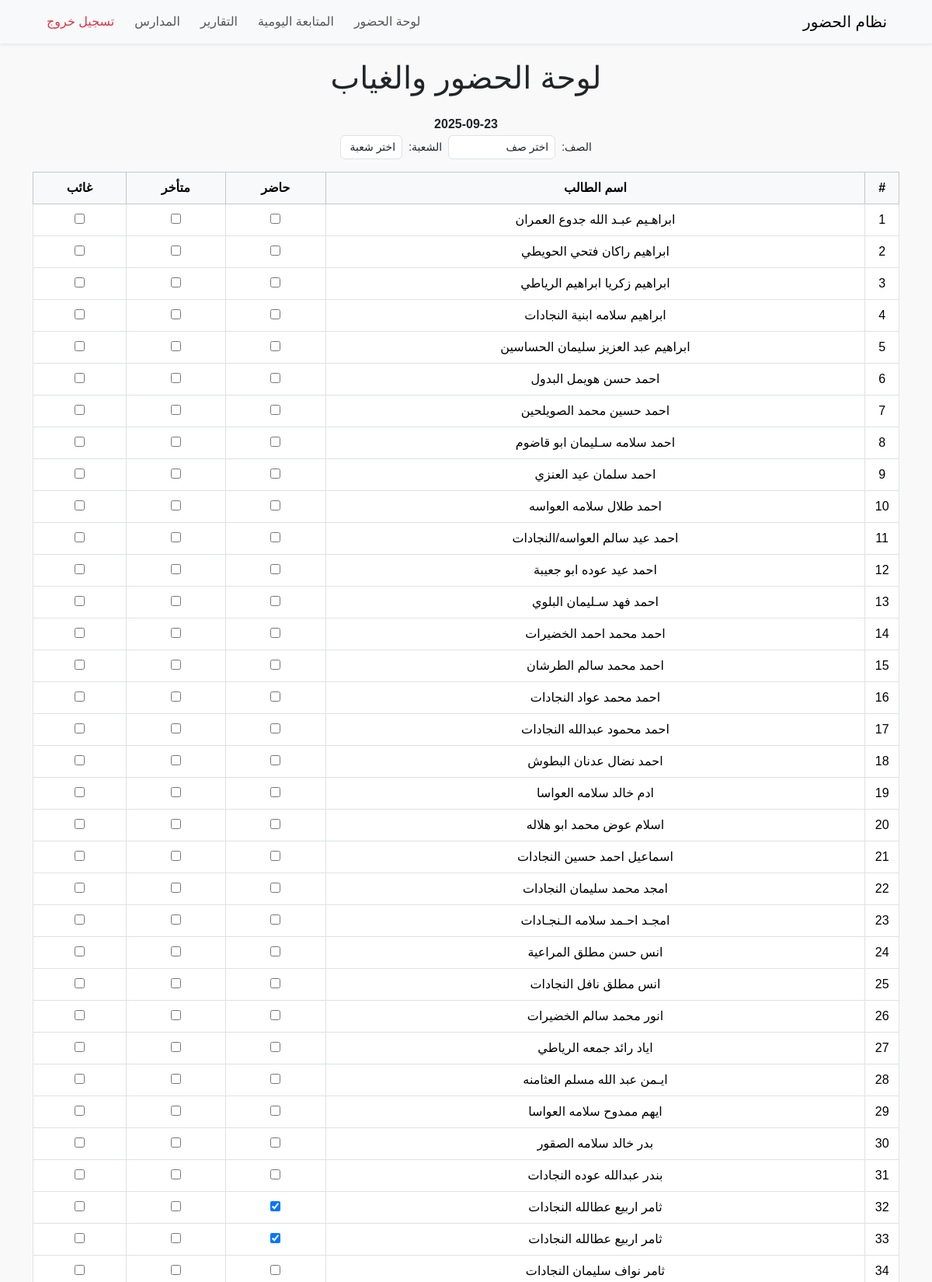
The page / (signed in, upper part) on the database its author committed.
### tables this page shows
CREATE TABLE students (
    id INTEGER PRIMARY KEY AUTOINCREMENT,
    student_name TEXT NOT NULL,
    username TEXT,
    password TEXT
, class_name TEXT, section TEXT, school_id INTEGER REFERENCES schools(id), class_id INTEGER REFERENCES teacher_classes(id));

CREATE TABLE attendance (
    id INTEGER PRIMARY KEY AUTOINCREMENT,
    student_id INTEGER NOT NULL,
    date TEXT NOT NULL,
    status TEXT NOT NULL, school_id INTEGER, teacher_id INTEGER,  -- 'present', 'late', 'absent'
    FOREIGN KEY(student_id) REFERENCES students(id)
);

### attendance.py (the view)
@login_required
def dashboard():
    school_id = session.get("school_id")
    teacher_id = session.get("user", {}).get("id")  # ✅ نستخدم id المعلم من الجلسة
    if not school_id or not teacher_id:
        return redirect(url_for("login"))
    conn = get_db_connection()
    today = date.today().isoformat()
    students = conn.execute('''
        SELECT s.id, s.student_name, s.class_name, s.section, a.status
        FROM students s
        LEFT JOIN attendance a
        ON s.id = a.student_id AND a.date = ? AND a.school_id=? AND a.teacher_id=?
        WHERE s.school_id=?
        ORDER BY s.student_name
    ''', (today, school_id, teacher_id, school_id)).fetchall()
    classes = sorted(set([row["class_name"] for row in students if row["class_name"]]))
    sections = sorted(set([row["section"] for row in students if row["section"]]))
    conn.close()
    return render_template(
        'dashboard.html',
        students=students,
        today=today,
        classes=classes,
        sections=sections
    )

### auth.py (called while the page is built)
def login_required(f):
    @wraps(f)
    def decorated_function(*args, **kwargs):
        if 'user' not in session:
            return redirect(url_for('login'))
        return f(*args, **kwargs)
    return decorated_function

### db.py (called while the page is built)
def get_db_connection():
    conn = sqlite3.connect(DB_NAME)
    conn.row_factory = sqlite3.Row
    return conn

### templates/dashboard.html
{% include 'partials/header.html' %}
{% include 'partials/navbar.html' %}
<main>
    <h1 class="text-center mb-4">لوحة الحضور والغياب</h1>
    {% include 'partials/dashboard_table.html' %}
</main>
{% include 'partials/footer.html' %}

### templates/partials/dashboard_table.html (shortened to what this page needs)
<div class="container mt-4 header-row">
    <div class="d-flex justify-content-between mb-3 align-items-center">
        <div id="today">
            {{ today }}
        </div>
        <div>
            <label>الصف:</label>
            <select id="classSelect" class="form-select d-inline-block w-auto">
                <option value="">اختر صف</option>
            </select>
            <label>الشعبة:</label>
            <select id="sectionSelect" class="form-select d-inline-block w-auto">
                <option value="">اختر شعبة</option>
            </select>
        </div>
    </div>
    <table class="table table-bordered text-center" id="attendanceTable">
        <thead class="table-light sticky-top">
            <tr>
                <th style="width:40px">#</th>
                <th>اسم الطالب</th>
                <th>حاضر</th>
                <th>متأخر</th>
                <th>غائب</th>
            </tr>
        </thead>
        <tbody>
            {% for student in students|sort(attribute='student_name') %}
            <tr data-class="{{ student.class_name }}" data-section="{{ student.section }}">
                <td class="row-number"></td>
                <td>{{ student.student_name }}</td>
                <td>
                    <input type="checkbox" class="attendance-checkbox"
                           data-student-id="{{ student.id }}"
                           data-status="present"
                           {% if student.status == 'present' %}checked{% endif %}>
                </td>
                <td>
                    <input type="checkbox" class="attendance-checkbox"
                           data-student-id="{{ student.id }}"
                           data-status="late"
                           {% if student.status == 'late' %}checked{% endif %}>
                </td>
                <td>
                    <input type="checkbox" class="attendance-checkbox"
                           data-student-id="{{ student.id }}"
                           data-status="absent"
                           {% if student.status == 'absent' %}checked{% endif %}>
                </td>
            </tr>
            {% endfor %}
        </tbody>
    </table>
</div>

### static/css/style.css (style rules this page uses)
html, body { height: 100%; margin: 0; padding: 0; }
body { font-family: 'Tajawal', sans-serif; background-color: #f9f9f9; direction: rtl; text-align: right; display: flex; flex-direction: column; min-height: 100vh; }
main { flex: 1; padding: 20px; width: 100%; box-sizing: border-box; }
table { width: 100%; border-collapse: collapse; direction: rtl; }
th, td { text-align: center; padding: 10px; vertical-align: middle; }
th { background-color: #f8f9fa; }

### static/css/dashboard_table.css (style rules this page uses)
.header-row .d-flex { flex-direction: column; align-items: stretch; }
.header-row #today { text-align: right; margin-bottom: 0.1rem; font-weight: bold; }
.header-row > .d-flex > div { display: flex; flex-direction: row; align-items: center; gap: 0.5rem; }
.header-row select, .header-row label { display: inline-block; font-size: 0.875rem; margin: 0; }
.header-row select { -webkit-appearance: none; -moz-appearance: none; appearance: none; background-image: none; padding-right: 0.5rem; }
.header-row select.form-select { width: auto; min-width: 5rem; padding: 0.25rem 0.5rem; }
#attendanceTable { margin-top: 0.2rem; }

### rows shown on the page
students: student_name "ابراهـيم عبـد الله جدوع العمران"
students: student_name "ابراهيم راكان فتحي الحويطي"
students: student_name "ابراهيم زكريا ابراهيم الرياطي"
students: student_name "ابراهيم سلامه ابنية النجادات"
students: student_name "ابراهيم عبد العزيز سليمان الحساسين"
students: student_name "احمد حسن هويمل البدول"
students: student_name "احمد حسين محمد الصويلحين"
students: student_name "احمد سلامه سـليمان ابو قاضوم"
students: student_name "احمد سلمان عيد العنزي"
students: student_name "احمد طلال سلامه العواسه"
students: student_name "احمد عيد سالم العواسه/النجادات"
students: student_name "احمد عيد عوده ابو جعيبة"
students: student_name "احمد فهد سـليمان البلوي"
students: student_name "احمد محمد احمد الخضيرات"
students: student_name "احمد محمد سالم الطرشان"
students: student_name "احمد محمد عواد النجادات"
students: student_name "احمد محمود عبدالله النجادات"
students: student_name "احمد نضال عدنان البطوش"
students: student_name "ادم خالد سلامه العواسا"
students: student_name "اسلام عوض محمد ابو هلاله"
students: student_name "اسماعيل احمد حسين النجادات"
students: student_name "امجد محمد سليمان النجادات"
students: student_name "امجـد احـمد سلامه الـنجـادات"
students: student_name "انس حسن مطلق المراعية"
students: student_name "انس مطلق نافل النجادات"
students: student_name "انور محمد سالم الخضيرات"
students: student_name "اياد رائد جمعه الرياطي"
students: student_name "ايـمن عبد الله مسلم العثامنه"
students: student_name "ايهم ممدوح سلامه العواسا"
students: student_name "بدر خالد سلامه الصقور"
students: student_name "بندر عبدالله عوده النجادات"
attendance: student_name "ثامر اربيع عطالله النجادات", status "☑"
attendance: student_name "ثامر اربيع عطالله النجادات", status "☑"
students: student_name "ثامر نواف سليمان النجادات"
